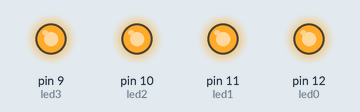
A sketch run on a simulated Arduino Uno, built with avr-gcc and run on an emulated ATmega328P. Parts: output pins drawn as LEDs (lit = HIGH).

Above: at 0.2 s.
At 1.7 s:
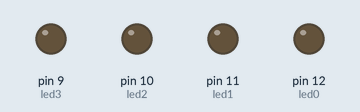
Timing chart, 0 to 3.0 s (numbered marks = the images above):
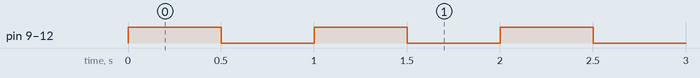

The sketch:

LED_EX_repte_1.ino
```cpp
/**********************************************************************************
**                                                                               **
**                             LED EX 1                                          **
**                                                                               **
**   albert segui                                27/021/7                        **
**********************************************************************************/

//********** Includes *************************************************************


//********** Variables ************************************************************
const int led0 = 12;
const int led1 = 11;
const int led2 = 10;
const int led3 = 9;
//********** Setup ****************************************************************
void setup() {
  // put your setup code here, to run once:
pinMode(led0, OUTPUT);
pinMode(led1, OUTPUT);
pinMode(led2, OUTPUT);
pinMode(led3, OUTPUT);
}

void loop() {
  // put your main code here, to run repeatedly:
 digitalWrite(led0, HIGH);
  digitalWrite(led1, HIGH);
  digitalWrite(led2, HIGH);
  digitalWrite(led3, HIGH);

 delay(500);
 digitalWrite(led0, LOW);
  digitalWrite(led1, LOW);
  digitalWrite(led2, LOW);
  digitalWrite(led3, LOW);
delay(500);

}
```

Measured:
- by itself, pin 9 (led3), pin 10 (led2), pin 11 (led1), pin 12 (led0): alternates HIGH for 0.50 s and LOW for 0.50 s
